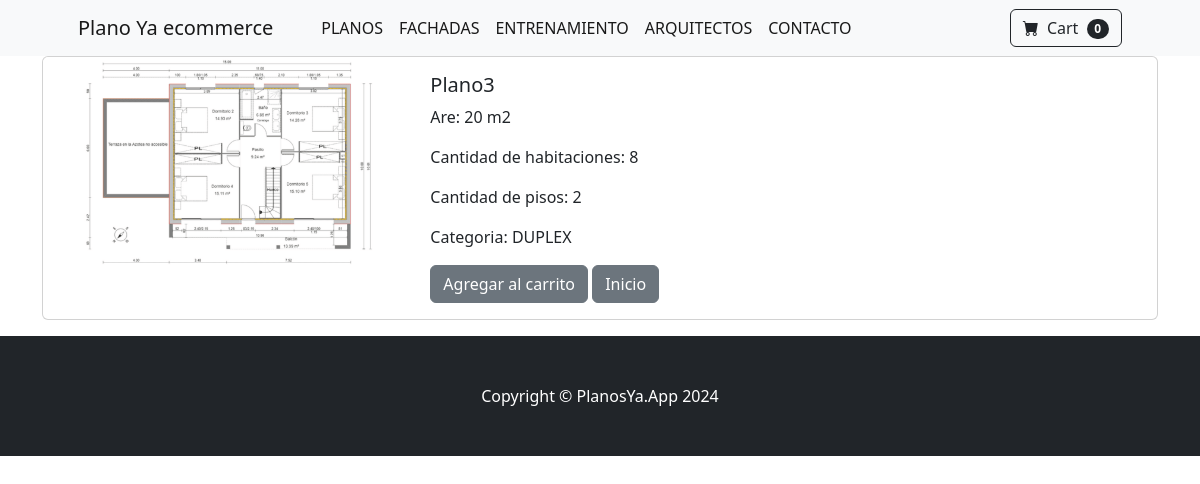
The app's page /product/3 with its own data.
### store/models.py (models this page shows, shortened)
class Product(models.Model):
    name = models.CharField(max_length=50)
    price = models.IntegerField(default=10)
    dimension = models.IntegerField(default=1)
    cantRoom = models.IntegerField(default=1)
    cantFloor = models.IntegerField(default=1)
    description = models.CharField(max_length=250, default='', blank=True, null=True)
    image = models.ImageField(upload_to='uploads/product/')
    category = models.ForeignKey(Category, on_delete=models.CASCADE, default=1)
    width = models.IntegerField(default=1)

class Category(models.Model):
    name = models.CharField(max_length=20)
    image = image = models.ImageField(upload_to='uploads/product/', blank=True, null=True)
    def __str__(self):
        return self.name

### store/views.py (the view)
# urls.py: path('product/<int:pk>', views.product, name='product'),
def product(request, pk):
    product = Product.objects.get(id=pk)
    return render(request, 'product.html', {'product':product})

### cart/cart.py (called while the page is built)
    def __len__(self):
        return len(self.cart)

### cart/context_processors.py (called while the page is built)
def cart(request):
    return {'cart': Cart(request)}

### store/templates/product.html (shortened to what this page needs)
{% extends 'base.html' %}
{% block content %}
<div class="container">
    <div class="card mb-3">
        <div class="row g-0">
            <div class="col-md-4">
                <img src="{{ product.image.url }}" class="img-fluid rounded-start" alt="">
            </div>
            <div class="col-md-8">
                <div class="card-body">
                    <h5 class="card-title">{{ product.name }}</h5>
                    <p class="card-text"> Are: {{product.dimension}} m2</p>
                    <p class="card-text"> Cantidad de habitaciones: {{product.cantRoom}}</p>
                    <p class="card-text"> Cantidad de pisos: {{product.cantFloor}}</p>
                    <p class="card-text"> Categoria: {{product.category}}</p>
                    <button value="{{ product.id }}" class="btn btn-secondary" id="addCart"> Agregar al carrito </button>
                    <a href="{%url 'home'%}" class="btn btn-secondary">Inicio</a>
                </div>
            </div>
        </div>
    </div>
</div>
{% endblock %}

### records on screen
Product: image (picture), name "Plano3", dimension "20", cantRoom "8", cantFloor "2", category "DUPLEX"

### other values on screen
{{ cart|length }} "0"
